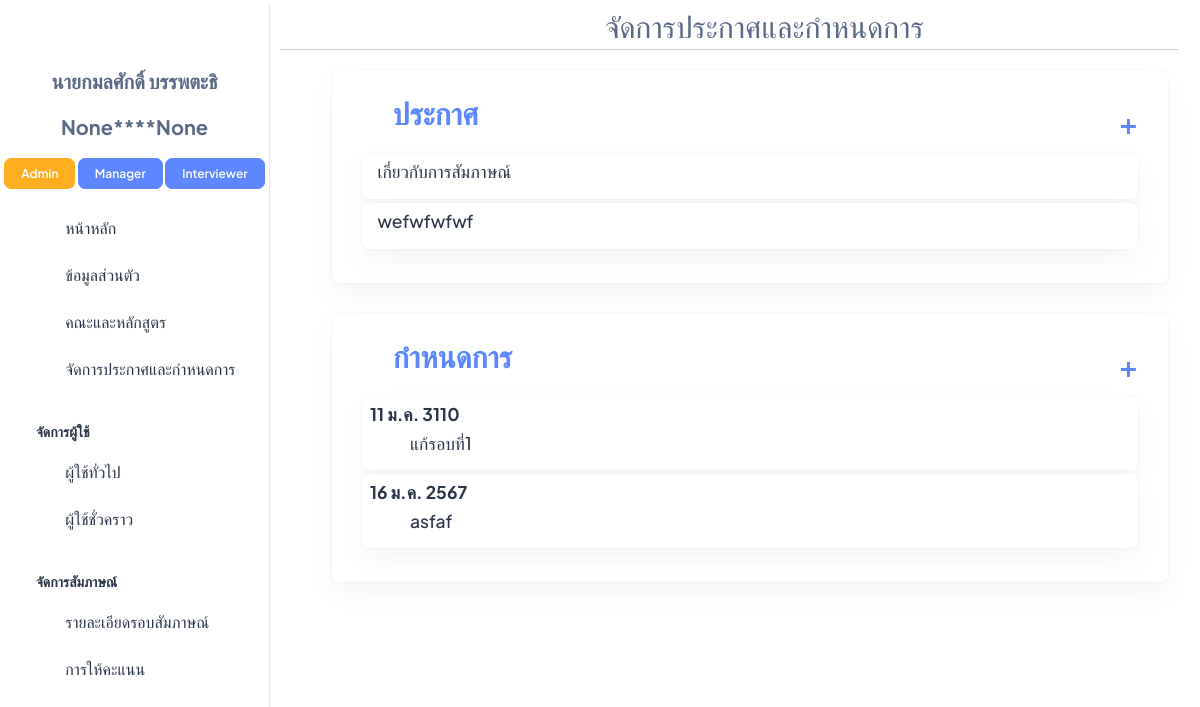
The page /Announcement_page (signed in) on the database its author committed.
### interview/models.py (models this page shows, shortened)
class User(AbstractBaseUser, PermissionsMixin):
    email = models.EmailField(unique=True)
    username = models.CharField(max_length=30, unique=True)
    first_name = models.CharField(max_length=100)
    last_name = models.CharField(max_length=100)
    gender = models.CharField(max_length=20)
    address = models.CharField(max_length=400)
    postcode = models.CharField(max_length=20)
    phone_number = models.CharField(max_length=10)
    citizen_id = models.CharField(max_length=13,unique=True,blank=True,null=True)
    birth_date = models.DateField(blank=True,null=True)
    date_joined = models.DateTimeField(default=timezone.now)
    is_active = models.BooleanField(default=True)
    is_staff = models.BooleanField(default=False)
    objects = CustomUserManager()
    USERNAME_FIELD = 'username'
    EMAIL_FIELD = 'email'
    REQUIRED_FIELDS = ['email']

class Role(models.Model):
    DEFAULT_ROLES = ['Admin', 'Manager','Interviewer', 'Student']
    name = models.CharField(max_length=50, default=DEFAULT_ROLES[0], choices=[(role, role) for role in DEFAULT_ROLES])
    users = models.ManyToManyField(User, related_name='roles', blank=True)
    TemporaryUser = models.ManyToManyField(TemporaryUser, related_name='roles', blank=True)

class Announcement(models.Model):
    post_date = models.DateField(default=datetime.now)
    expire_date = models.DateField(null=True,blank=True)
    round = models.ManyToManyField(Round)
    role = models.ManyToManyField(Role )
    title = models.CharField(max_length=200)
    announcement_content = models.TextField()

class Round(models.Model):
    major = models.ForeignKey(Major, on_delete=models.CASCADE)
    academic_year = models.CharField(max_length=20)
    round_name = models.CharField(max_length=20)
    manager = models.ForeignKey(User, on_delete=models.CASCADE)
    users = models.ManyToManyField(User, related_name='rounds_participated', blank=True)
    TemporaryUser = models.ManyToManyField(TemporaryUser,related_name='rounds_participated', blank=True)
    documents = models.CharField(max_length=200, null=True,blank=True)
    active = models.BooleanField(default=False,null=True,blank=True)
    interview_time = models.CharField(max_length=50, null=True, blank=True)

class Schedule(models.Model):
    start_date = models.DateField(default=datetime.now)
    end_date = models.DateField()
    round = models.ManyToManyField(Round)
    role = models.ManyToManyField(Role)
    schedule_name = models.CharField(max_length=200)
    schedule_content = models.TextField()

### interview/views.py (the view)
# urls.py: path('Announcement_page',Announcement_page, name='Announcement_page'),
@login_required
@user_passes_test(is_admin)
def Announcement_page(request):
    Announcement_all= Announcement.objects.all()
    Schedule_all = Schedule.objects.all()
    round = Round.objects.all()
    return render(request,'admin/Announcement.html',{'a':Announcement_all,'round':round,'s':Schedule_all})

### interview/views.py (called while the page is built)
def is_admin(user):
    if isinstance(user, User):
        return user.roles.filter(name='Admin').exists()
    else:
        return False

### interview/templates/admin/Announcement.html (shortened to what this page needs)
{% extends 'admin/base/n_base.html' %}
{% load static %}
{% block css_js %}
<link rel="stylesheet" href="{% static 'css/admin_css/Announcement.css' %}" />
{% endblock %}
{% block topic %}
<div class="fs-8 mt-1 text-muted text-center">
    <span><i class="ti ti-news"></i> จัดการประกาศและกำหนดการ</span>
  </div>
{% endblock %}
{% block content %}
<div class="pt-14 px-2">
  <div class="container-fluid">
    <div class="container-fluid">
        <div class="card">
            <div class="card-body">
                <div class=" d-flex justify-content-between">
                  <i class="ti ti-news fs-8">
                    <span class="card-title fw-semibold mb-2 text-primary">ประกาศ</span>
                  </i>
                  <span class="card-title fw-semibold mb-2 text-primary" onclick="add_Announcement()" id="Announcement">+</span>
                </div>
                {% for i in a %}
                <div class="card mb-1">
                    <div class="card-body p-2">
                        <div  class=" d-flex justify-content-between" >
                        <div>
                        <h5 style="display: inline-block;">{{ i.title }}</h5>
                        </div>
                        <span><i class="ti ti-edit" id="icon_edit"
                        onclick="edit_Announcement(
                            '{{ i.id }}',
                            '{{ i.title }}',
                            '{{ i.expire_date }}',
                            '{{ i.announcement_content|escapejs }}',
                            '{% for role in i.role.all %}{{role.name }}{% if not forloop.last %}, {% endif %}{% endfor %}',
                            '{% for round in i.round.all %}{{ round.round_name }} ({{ round.academic_year }}){% if not forloop.last %}, {% endif %}{% endfor %}', )"></i> </span>
                        </div>
                    </div>
                </div>
                {% endfor %}
            </div>
        </div>
    </div>
</div>
<div class="container-fluid">
    <div class="container-fluid">
        <div class="card">
            <div class="card-body">
                <div class=" d-flex justify-content-between">
                <i class="ti ti-news fs-8">
                    <span class="card-title fw-semibold mb-2 text-primary">กำหนดการ</span>
                </i>
                <span class="card-title fw-semibold mb-2 text-primary" onclick="add_Schedule()" id="Schedule">+</span>
                </div>
                {% for i in s %}
                <div class="card mb-1">
                    <div class="card-body p-2">
                        <div  class=" d-flex justify-content-between" >
                        <div>
                        <h5 class="display_birth_date" style=" font-weight: bold; margin-right: 5px;"></h5>
                        <h5 style="padding-left: 40px;">{{ i.schedule_name }}</h5>
                        </div>
                        <span><i class="ti ti-edit" id="icon_edit"
                        onclick="edit_Schedule('{{ i.id }}',
                        '{{ i.schedule_name }}',
                        '{{ i.end_date }}',
                        '{{ i.schedule_content|escapejs }}',
                        '{% for role in i.role.all %}{{role.name }}{% if not forloop.last %}, {% endif %}{% endfor %}',
                        '{% for round in i.round.all %}{{ round.round_name }} ({{ round.academic_year }}){% if not forloop.last %}, {% endif %}{% endfor %}', )"></i> </span>
                        </div>
                    </div>
                </div>
                {% endfor %}
            </div>
        </div>
        </div>
    </div>
</div>
</div>
{% endblock %}

### interview/templates/admin/base/n_sidebar.html (shortened to what this page needs)
<!DOCTYPE html>
<html lang="en">
    <head>
        {% load static %}
        <link rel="stylesheet" href="{% static 'css/styles.min.css' %}" />
      </head>
<body>
<aside class="left-sidebar position-fixed">
    <div>
        {% if user.is_authenticated %}
        <a href="{% url 'log_out' %}">
            <i class="ti ti-logout fs-8 text-danger mt-3"style="display: block; text-align: center;"></i>
        </a>
        <p class="text-center pt-3 fw-bolder fs-6 text-muted">{{ user.first_name }} {{ user.last_name }}</p>
        <p class="text-center fw-bolder fs-6 text-muted">{{ user.citizen_id|slice:":4" }}****{{ user.citizen_id|slice:"-3:" }}</p>
        <div class="text-center">
            {% for role in user.roles.all %}
                {% if role.name == 'Admin' %}
                <a href="{% url 'Admin_page' %}" class="btn btn-warning fs-2 fw-semibold lh-sm">Admin</a>
                {% endif %}
                {% if role.name == 'Manager' %}
                <a href="{% url 'Manager_page' id=user.id %}" class="btn btn-primary fs-2 fw-semibold lh-sm">Manager</a>
                {% endif %}
                {% if role.name == 'Interviewer' %}
                <a href="{% url 'Interviewer_page' %}" class="btn btn-primary fs-2 fw-semibold lh-sm">Interviewer</a>
                {% endif %}
            {% endfor %}
        </div>
        {% endif %}
      </div>
      <nav class="sidebar-nav scroll-sidebar" data-simplebar="">
        <ul id="sidebarnav">
          <li class="sidebar-item mt-3">
            <a class="sidebar-link" href="{% url 'Admin_page'%}" aria-expanded="false">
              <span>
                <i class="ti ti-home"></i>
              </span>
              <span class="hide-menu fs-4">หน้าหลัก</span>
            </a>
          </li>
          <li class="sidebar-item">
            <a class="sidebar-link" href="{% url 'admin_profile'%}" aria-expanded="false">
              <span>
                <i class="ti ti-user-circle"></i>
              </span>
              <span class="hide-menu fs-4">ข้อมูลส่วนตัว</span>
            </a>
          </li>
          <li class="sidebar-item">
            <a class="sidebar-link" href="{% url 'FacultyMajor'%}" aria-expanded="false">
              <span>
                <i class="ti ti-book"></i>
              </span>
              <span class="hide-menu fs-4">คณะและหลักสูตร</span>
            </a>
          </li>
          <li class="sidebar-item">
            <a class="sidebar-link" href="{% url 'Announcement_page'%}" aria-expanded="false">
              <span>
                <i class="ti ti-news"></i>
              </span>
              <span class="hide-menu fs-4">จัดการประกาศและกำหนดการ</span>
            </a>
          </li>
          <li class="nav-small-cap">
            <span class="hide-menu fs-3">จัดการผู้ใช้</span>
          </li>
          <li class="sidebar-item">
            <a class="sidebar-link" href="{% url 'User'%}" aria-expanded="false">
              <span>
                <i class="ti ti-user-check"></i>
              </span>
              <span class="hide-menu fs-4">ผู้ใช้ทั่วไป</span>
            </a>
          </li>
          <li class="sidebar-item">
            <a class="sidebar-link" href="{% url 'TemporaryUser'%}" aria-expanded="false">
              <span>
                <i class="ti ti-user-x"></i>
              </span>
              <span class="hide-menu fs-4">ผู้ใช้ชั่วคราว</span>
            </a>
          </li>
          <li class="nav-small-cap">
            <span class="hide-menu fs-3">จัดการสัมภาษณ์</span>
          </li>
          <li class="sidebar-item">
            <a class="sidebar-link" href="{% url 'Interview'%}" aria-expanded="false">
              <span>
                <i class="ti ti-clipboard-text"></i>
              </span>
              <span class="hide-menu fs-4">รายละเอียดรอบสัมภาษณ์</span>
            </a>
          </li>
          <li class="sidebar-item">
            <a class="sidebar-link" href="{% url 'Score'%}" aria-expanded="false">
              <span>
                <i class="ti ti-clipboard-check"></i>
              </span>
              <span class="hide-menu fs-4">การให้คะแนน</span>
            </a>
          </li>
        </ul>
      </nav>
  </aside>
</body>
</html>

### interview/static/css/admin_css/Announcement.css (style rules this page uses)
#Schedule { cursor: pointer; }
#Announcement { cursor: pointer; }
#icon_edit { font-size: 30px; cursor: pointer; z-index: 999; }

### rows shown on the page
User: first_name "นายกมลศักดิ์", last_name "บรรพตะธิ", citizen_id "None"
Role: name "Admin"
Role: name "Manager"
Role: name "Interviewer"
Announcement: title "เกี่ยวกับการสัมภาษณ์"
Announcement: title "wefwfwfwf"
Schedule: schedule_name "แก้รอบที่1"
Schedule: schedule_name "asfaf"
